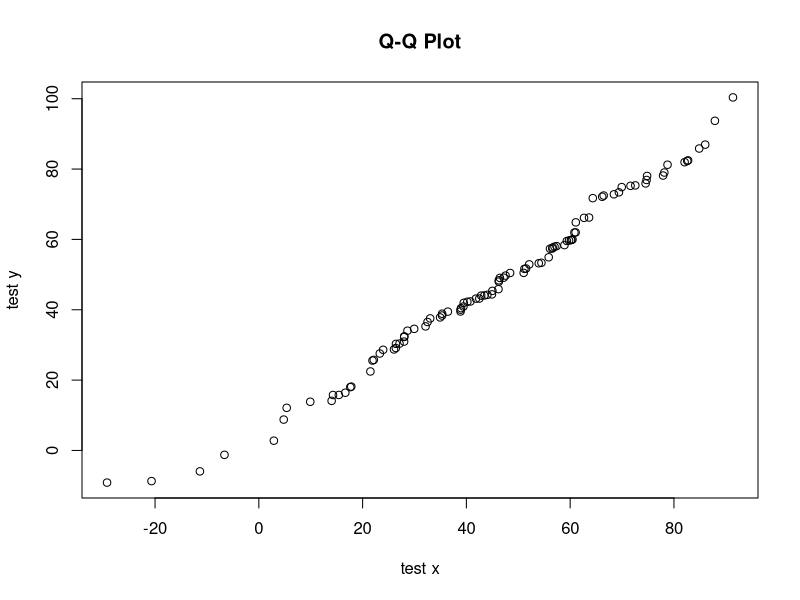
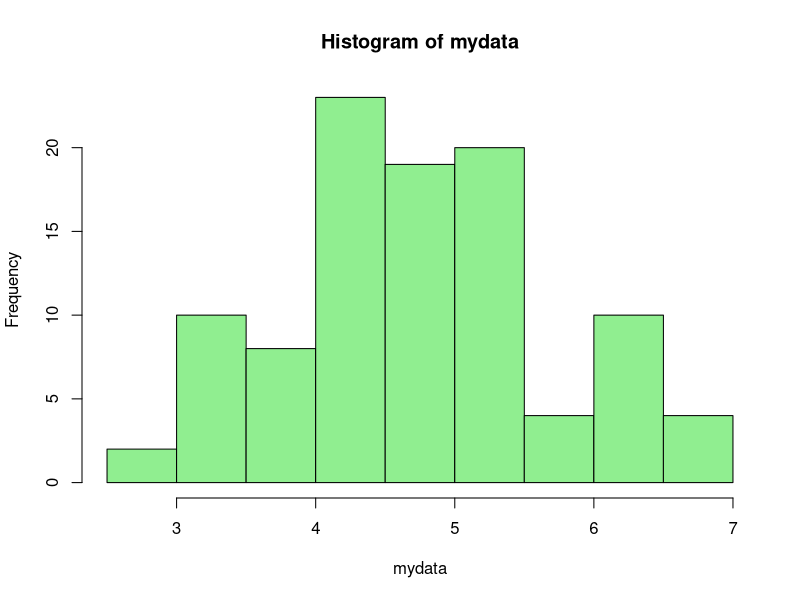
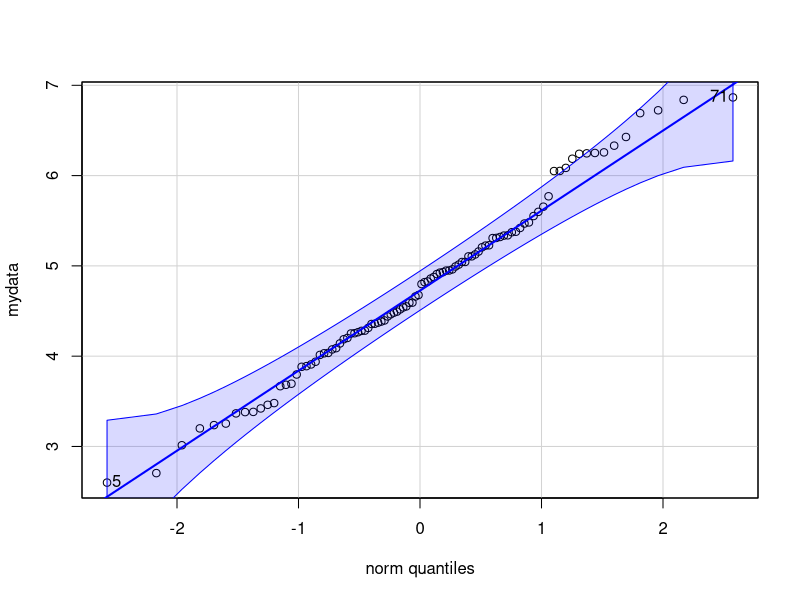

Reproduce these figures in R, in order.
# how to make a QQ plot in R
x <- rnorm(100, 50, 25)
y <- rnorm(100, 50, 25)

# qqplot function in r package
qqplot(x, y, xlab = "test x", ylab = "test y", main = "Q-Q Plot")

mydata <- rnorm(100, mean = 5, sd = 1)
hist(mydata, col = "light green")

# Одним из наиболее простых тестов нормальности является график квантилей (qqplot).
# Суть теста проста: если данные имеют нормальное распределение,
# то они не должны сильно отклоняться от линии теоретических квантилей
# и выходить за пределы доверительных интервалов. Давайте проделаем этот тест в R.

install.packages("car") #установка пакета "car"
library(car) #загрузка пакета "car" в среду R
qqPlot(mydata) #запустим тест

print(mydata)